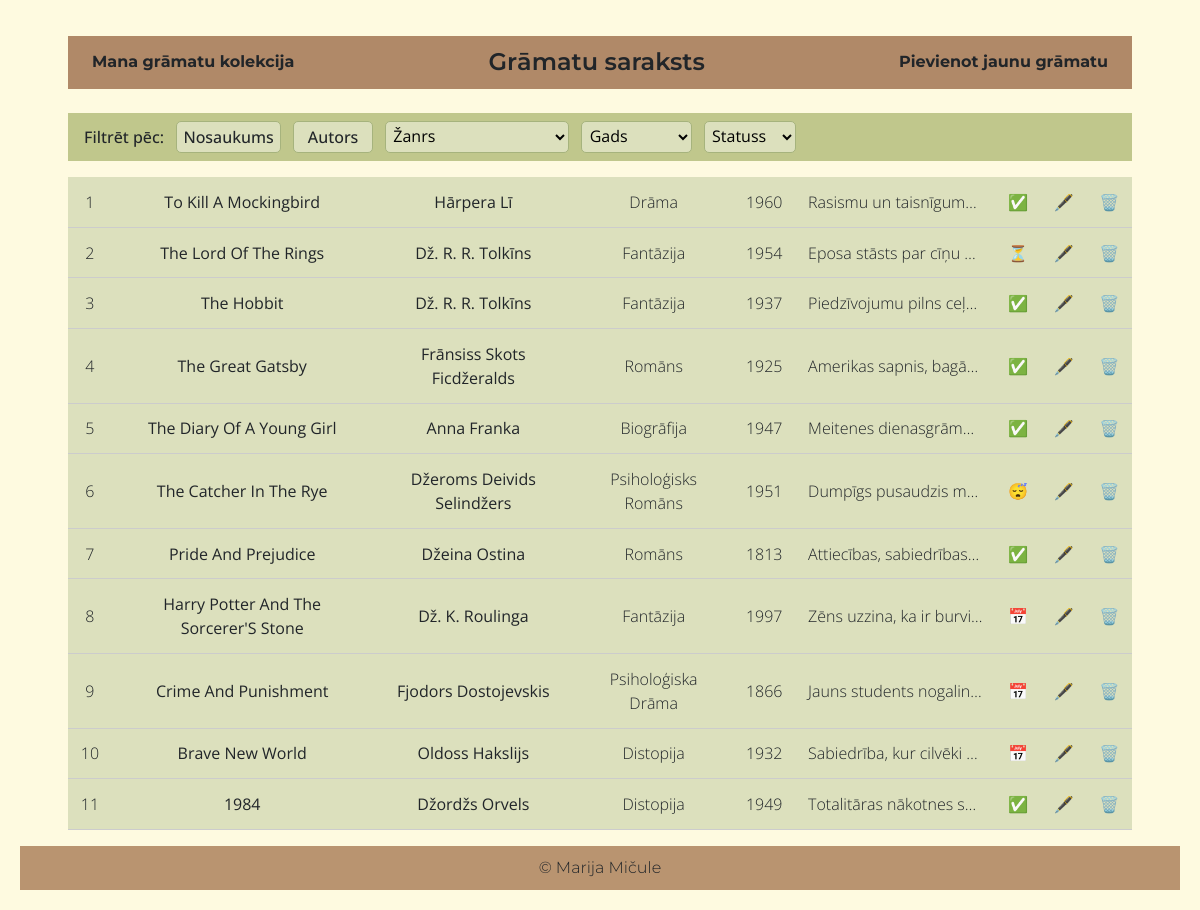
Page /saraksts?sort=nosaukums&order=desc on the committed database.
### tables this page shows
CREATE TABLE gramatas (
    id INTEGER PRIMARY KEY AUTOINCREMENT,
    nosaukums TEXT NOT NULL,
    gads TEXT NOT NULL,
    autors TEXT NOT NULL,
    zanrs TEXT NOT NULL,
    isuma TEXT NOT NULL,
    statuss TEXT
);

### app.py (the view)
@app.route("/saraksts")
def saraksts():
    sort_by = request.args.get("sort", default="id")
    order = request.args.get("order", default="asc")
    zanrs = request.args.get("zanrs")
    gads_range = request.args.get("gads")
    statuss = request.args.get("statuss")
    query = "SELECT * FROM gramatas WHERE 1=1"
    params = []
    if zanrs:
        query += " AND zanrs = ?"
        params.append(zanrs)
    if gads_range:
        start = int(gads_range)
        end = start + 4
        query += " AND gads BETWEEN ? AND ?"
        params += [str(start), str(end)]
    if statuss:
        query += " AND statuss = ?"
        params.append(statuss)
    valid_sorts = ["nosaukums", "autors", "zanrs", "gads", "statuss"]
    if sort_by not in valid_sorts:
        sort_by = "id"
    if order not in ["asc", "desc"]:  #pā un pret numerāciju/alfabetu
        order = "asc"
    query += f" ORDER BY {sort_by} {order}"
    conn = sqlite3.connect(DB_PATH)
    conn.row_factory = sqlite3.Row  #piekļuve pie kolonnas nosaukuma
    cur = conn.cursor()
    cur.execute(query, params)  #vaicajums ar nosacijumiem
    gramatas = cur.fetchall()  #iegūst grāmatas
    cur.execute("SELECT DISTINCT zanrs FROM gramatas")
    visi_zanri = [row[0] for row in cur.fetchall()]
    cur.execute("SELECT DISTINCT gads FROM gramatas ORDER BY gads ASC")
    gadi = sorted(set(int(r[0]) for r in cur.fetchall() if r[0].isdigit()))
    grupeti_gadi = sorted(set(gadi[i] - gadi[i] % 5 for i in range(len(gadi))))
    conn.close()
    return render_template("lpp2saraksts.html",
                           gramatas=gramatas,
                           visi_zanri=visi_zanri,
                           grupeti_gadi=grupeti_gadi,
                           active_filters={
                               "sort": sort_by,
                               "order": order,
                               "zanrs": zanrs,
                               "gads": gads_range,
                               "statuss": statuss
                           })

### templates/lpp2saraksts.html (shortened to what this page needs)
{% extends "layout.html" %}
{% block body %}
<div class="form-wrapper">
  <div class="top-bar">
    <a href="{{ url_for('sakums') }}" class="montserrat-h">Mana grāmatu kolekcija</a>
    <h1 class="montserrat-H">Grāmatu saraksts</h1>
    <a href="{{ url_for('pievienot') }}" class="montserrat-h">Pievienot jaunu grāmatu</a>
  </div>
  <div class="filter-bar">
    <span class="open-sans-S">Filtrēt pēc:</span>
    <span class="filter-link">
      <a href="{{ url_for('saraksts', sort='nosaukums', order='desc' if active_filters.sort == 'nosaukums' and active_filters.order == 'asc' else 'asc') }}" class="open-sans-S">
        Nosaukums
      </a>
    </span>
    <span class="filter-link">
      <a href="{{ url_for('saraksts', sort='autors', order='desc' if active_filters.sort == 'autors' and active_filters.order == 'asc' else 'asc') }}" class="open-sans-S">
        Autors
      </a>
    </span>
    <form method="get" style="display:inline;">
      <select name="zanrs" onchange="this.form.submit()">
        <option value="">Žanrs</option>
      </select>
    </form>
    <form method="get" style="display:inline;">
      <select name="gads" onchange="this.form.submit()">
        <option value="">Gads</option>
      </select>
    </form>
    <form method="get" style="display:inline;">
      <select name="statuss" onchange="this.form.submit()">
        <option value="">Statuss</option>
      </select>
    </form>
  </div>
  <table class="book-table">
    <tbody>
      {% for gr in gramatas %}
      <tr class="open-sans-P">
        <td>{{ loop.index }}</td>
        <td class="open-sans-B">{{ gr.nosaukums }}</td>
        <td class="open-sans-B">{{ gr.autors }}</td>
        <td>{{ gr.zanrs }}</td>
        <td>{{ gr.gads }}</td>
        <td class="truncate" title="{{ gr.isuma }}">{{ gr.isuma }}</td>
        <td>
          {% if gr.statuss == 'Izlasīts' %}
            ✅
          {% elif gr.statuss == 'Lasu' %}
            ⏳
          {% elif gr.statuss == 'Pamests' %}
            😴
          {% elif gr.statuss == 'Plānā' %}
            📅
          {% endif %}
        </td>
        <td><a href="{{ url_for('rediget', id=gr.id) }}">🖋️</a></td>
        <td><a href="{{ url_for('dzest', id=gr.id) }}" onclick="return confirm('Vai tiešām dzēst šo grāmatu?')">🗑️</a></td>
      </tr>
      {% endfor %}
    </tbody>
  </table>
</div>
{% endblock %}

### static/style.css (style rules this page uses)
:root { --main-bg-color: #fefae0; --header-footer-color: #b99470; --block-bg-color: #a6b37d; --button-bg-color: #c0c78c; --label-bg: #c9cba3; --text-color: #333333; --filter-bg: #dce0bd; --accent: #b08968; }
body { background-color: var(--main-bg-color); margin: 0; padding: 20px; font-family: "Open Sans", sans-serif; display: flex; flex-direction: column; min-height: 100vh; }
a { text-decoration: none; color: inherit; }
.montserrat-H { font-family: "Montserrat", sans-serif; font-weight: 600; }
.montserrat-h { font-family: "Montserrat", sans-serif; font-weight: 300; }
.open-sans-P { font-family: "Open Sans", sans-serif; font-weight: 300; }
.open-sans-S { font-family: "Open Sans", sans-serif; font-weight: 500; }
.open-sans-B { font-family: "Open Sans", sans-serif; font-weight: 400; }
.form-wrapper { background-color: var(--main-bg-color); padding: 2vh 4vw; flex-grow: 1; }
.top-bar { display: flex; justify-content: space-between; align-items: center; background-color: var(--accent); padding: 1.5vh 2vw; margin-bottom: 3vh; }
.top-bar h1 { margin: 0; font-size: 2vw; text-align: center; flex: 1; }
.top-bar a { font-weight: bold; white-space: nowrap; }
form { display: flex; flex-direction: column; gap: 2vh; }
.filter-bar { display: flex; flex-wrap: wrap; gap: 1vw; background-color: var(--button-bg-color); padding: 0.5em 1em; margin-bottom: 1em; align-items: center; font-weight: bold; }
.filter-bar select { padding: 0.2em; border-radius: 5px; border: 1px solid var(--block-bg-color); background-color: var(--filter-bg); }
.filter-link a { display: inline-block; padding: 0.2em 0.4em; border: 1px solid var(--block-bg-color); background-color: var(--filter-bg); border-radius: 5px; min-width: 80px; text-align: center; }
.book-table { width: 100%; border-collapse: collapse; }
.book-table td { padding: 0.8em; border-bottom: 1px solid #ccc; background-color: var(--filter-bg); text-align: center; }
.truncate { max-width: 200px; overflow: hidden; text-overflow: ellipsis; white-space: nowrap; }

### rows in the picture
gramatas: nosaukums "To Kill A Mockingbird", autors "Hārpera Lī", zanrs "Drāma", gads "1960", isuma "Rasismu un taisnīgum…"
gramatas: nosaukums "The Lord Of The Rings", autors "Dž. R. R. Tolkīns", zanrs "Fantāzija", gads "1954", isuma "Eposa stāsts par cīņu…"
gramatas: nosaukums "The Hobbit", autors "Dž. R. R. Tolkīns", zanrs "Fantāzija", gads "1937", isuma "Piedzīvojumu pilns ceļ…"
gramatas: nosaukums "The Great Gatsby", autors "Frānsiss Skots Ficdžeralds", zanrs "Romāns", gads "1925", isuma "Amerikas sapnis, bagā…"
gramatas: nosaukums "The Diary Of A Young Girl", autors "Anna Franka", zanrs "Biogrāfija", gads "1947", isuma "Meitenes dienasgrām…"
gramatas: nosaukums "The Catcher In The Rye", autors "Džeroms Deivids Selindžers", zanrs "Psiholoģisks Romāns", gads "1951", isuma "Dumpīgs pusaudzis m…"
gramatas: nosaukums "Pride And Prejudice", autors "Džeina Ostina", zanrs "Romāns", gads "1813", isuma "Attiecības, sabiedrības…"
gramatas: nosaukums "Harry Potter And The Sorcerer'S Stone", autors "Dž. K. Roulinga", zanrs "Fantāzija", gads "1997", isuma "Zēns uzzina, ka ir burvi…"
gramatas: nosaukums "Crime And Punishment", autors "Fjodors Dostojevskis", zanrs "Psiholoģiska Drāma", gads "1866", isuma "Jauns students nogalin…"
gramatas: nosaukums "Brave New World", autors "Oldoss Hakslijs", zanrs "Distopija", gads "1932", isuma "Sabiedrība, kur cilvēki…"
gramatas: nosaukums "1984", autors "Džordžs Orvels", zanrs "Distopija", gads "1949", isuma "Totalitāras nākotnes s…"
